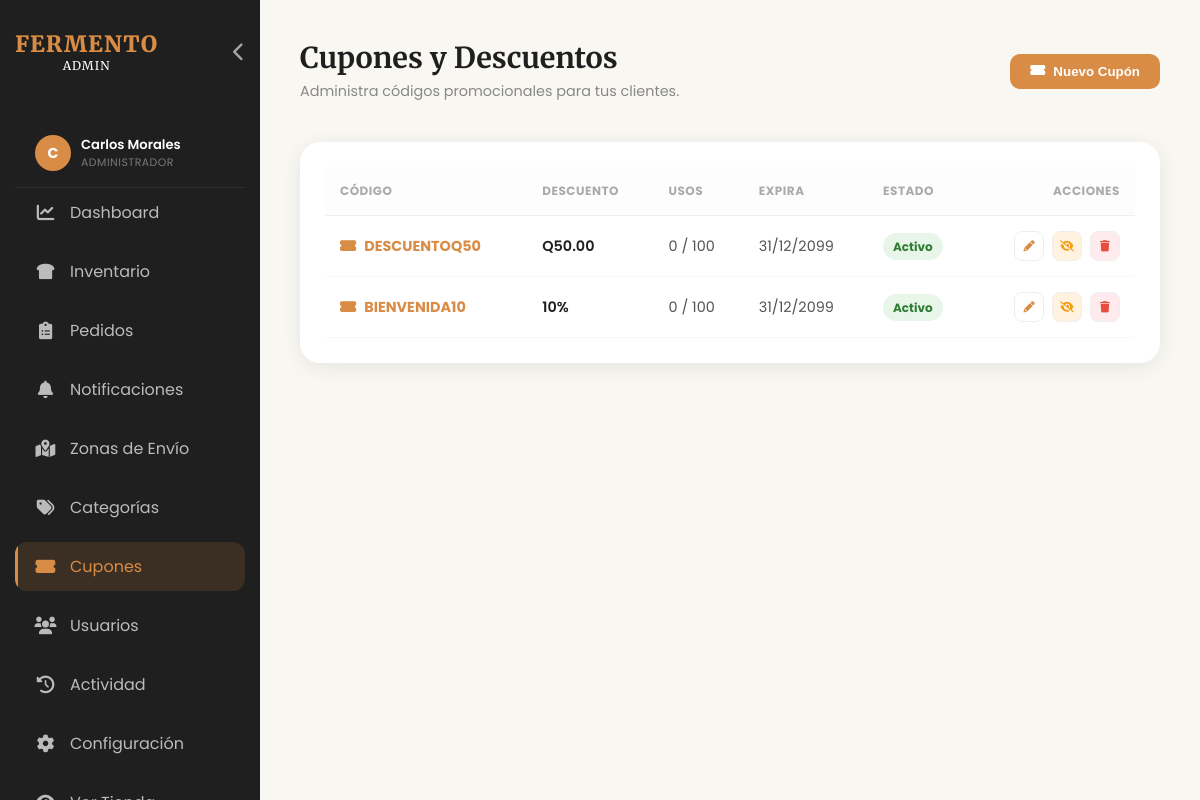
Page /admin/cupones.php (signed in) on the committed database.
### tables this page shows
CREATE TABLE `cupones` (
  `id`             INT(11)       NOT NULL AUTO_INCREMENT,
  `codigo`         VARCHAR(50)   NOT NULL,
  `tipo`           ENUM('porcentaje','fijo') NOT NULL DEFAULT 'porcentaje',
  `valor`          DECIMAL(10,2) NOT NULL,
  `fecha_expira`   DATE          DEFAULT NULL,
  `usos_maximos`   INT(11)       DEFAULT 100,
  `usos_actuales`  INT(11)       DEFAULT 0,
  `activo`         TINYINT(1)    DEFAULT 1,
  PRIMARY KEY (`id`),
  UNIQUE KEY `uq_cupones_codigo` (`codigo`)
);

### admin/cupones.php (the view, shortened to what this page needs)
<?php
require '../includes/config.php';
include 'includes/admin_header.php';
include 'includes/admin_nav.php';
$cupones = $pdo->query("SELECT * FROM cupones ORDER BY id DESC")->fetchAll(PDO::FETCH_ASSOC);
?>
<div class="page-header">
    <div class="page-title">
        <h1>Cupones y Descuentos</h1>
        <p>Administra códigos promocionales para tus clientes.</p>
    </div>
    <button onclick="toggleModal('crear')" class="btn-new">
        <i class="fas fa-ticket-alt"></i> Nuevo Cupón
    </button>
</div>
<div style="background:white; border-radius:20px; padding:25px; box-shadow:var(--shadow); overflow-x:auto;">
    <table style="width:100%; border-collapse:collapse; text-align:left;">
        <thead>
            <tr style="background:#f8f9fa;">
                <th style="padding:15px; font-size:0.75rem; text-transform:uppercase; color:#aaa; font-weight:700;">Código</th>
                <th style="padding:15px; font-size:0.75rem; text-transform:uppercase; color:#aaa; font-weight:700;">Descuento</th>
                <th style="padding:15px; font-size:0.75rem; text-transform:uppercase; color:#aaa; font-weight:700;">Usos</th>
                <th style="padding:15px; font-size:0.75rem; text-transform:uppercase; color:#aaa; font-weight:700;">Expira</th>
                <th style="padding:15px; font-size:0.75rem; text-transform:uppercase; color:#aaa; font-weight:700;">Estado</th>
                <th style="padding:15px; font-size:0.75rem; text-transform:uppercase; color:#aaa; font-weight:700; text-align:right;">Acciones</th>
            </tr>
        </thead>
        <tbody>
            <?php if (empty($cupones)): ?>
            <tr>
                <td colspan="6" style="padding:30px; text-align:center; color:#888;">No hay cupones registrados.</td>
            </tr>
            <?php else: ?>
            <?php foreach($cupones as $c): ?>
            <tr style="border-bottom:1px solid #f0f0f0;">
                <td style="padding:15px; font-weight:700; color:var(--accent-toast);">
                    <i class="fas fa-ticket-alt" style="margin-right:5px; color:#D98C45;"></i> <?php echo htmlspecialchars($c['codigo']); ?>
                </td>
                <td style="padding:15px; font-weight:600;">
                    <?php
                        echo $c['tipo'] === 'porcentaje'
                            ? number_format($c['valor'], 0) . '%'
                            : 'Q' . number_format($c['valor'], 2);
                    ?>
                </td>
                <td style="padding:15px; font-size:0.9rem; color:#555;">
                    <?php echo $c['usos_actuales']; ?> / <?php echo $c['usos_maximos'] ? $c['usos_maximos'] : '∞'; ?>
                </td>
                <td style="padding:15px; font-size:0.9rem; color:#555;">
                    <?php echo $c['fecha_expira'] ? date('d/m/Y', strtotime($c['fecha_expira'])) : 'Nunca'; ?>
                </td>
                <td style="padding:15px;">
                    <?php if ($c['activo']): ?>
                        <span style="background:#e8f5e9; color:#2e7d32; padding:5px 10px; border-radius:50px; font-size:0.75rem; font-weight:700;">Activo</span>
                    <?php else: ?>
                        <span style="background:#ffebee; color:#c62828; padding:5px 10px; border-radius:50px; font-size:0.75rem; font-weight:700;">Inactivo</span>
                    <?php endif; ?>
                </td>
                <td style="padding:15px; text-align:right;">
                    <div style="display:flex; gap:8px; justify-content:flex-end;">
                        <button onclick='toggleModal("editar", <?php echo json_encode($c); ?>)' title="Editar"
                                style="width:30px;height:30px;border-radius:8px;border:1px solid #eee;background:white;cursor:pointer;display:flex;align-items:center;justify-content:center;">
                            <i class="fas fa-pencil-alt" style="font-size:0.7rem;color:var(--accent-toast);"></i>
                        </button>
                        <form method="POST" style="display:inline;">
                            <button type="submit" style="width:30px;height:30px;border-radius:8px;border:1px solid #eee;background:<?php echo $c['activo']?'#fff3e0':'#e8f5e9'; ?>;cursor:pointer;display:flex;align-items:center;justify-content:center;" title="<?php echo $c['activo']?'Desactivar':'Activar'; ?>">
                                <i class="fas <?php echo $c['activo']?'fa-eye-slash':'fa-eye'; ?>" style="font-size:0.7rem;color:<?php echo $c['activo']?'#f39c12':'#27ae60'; ?>;"></i>
                            </button>
                        </form>
                        <form method="POST" style="display:inline;" onsubmit="return confirm('¿Eliminar este cupón?');">
                            <button type="submit" style="width:30px;height:30px;border-radius:8px;border:1px solid #eee;background:#ffebee;cursor:pointer;display:flex;align-items:center;justify-content:center;" title="Eliminar">
                                <i class="fas fa-trash" style="font-size:0.7rem;color:#e74c3c;"></i>
                            </button>
                        </form>
                    </div>
                </td>
            </tr>
            <?php endforeach; ?>
            <?php endif; ?>
        </tbody>
    </table>
</div>
<?php include 'includes/admin_footer.php'; ?>

### admin/assets/css/admin-new.css (style rules this page uses)
:root { --bg-cream: #F9F7F2; --text-black: #1F1F1F; --accent-toast: #D98C45; --accent-light: #F2D5B5; --sidebar-width: 260px; --white: #ffffff; --gray-light: #f4f4f4; --success: #27ae60; --warning: #f1c40f; --danger: #e74c3c; --shadow: 0 4px 20px rgba(0,0,0,0.08); }
* { box-sizing: border-box; margin: 0; padding: 0; }
body { font-family: 'Poppins', sans-serif; background-color: var(--bg-cream); color: var(--text-black); display: flex; min-height: 100vh; }
.page-header { margin-bottom: 40px; display: flex; justify-content: space-between; align-items: center; flex-wrap: wrap; gap: 20px; }
.page-title h1 { font-family: 'Merriweather', serif; font-size: 1.8rem; margin-bottom: 5px; }
.page-title p { color: #888; font-size: 0.9rem; }
table { width: 100%; border-collapse: collapse; }
th { background: #fdfdfd; padding: 15px 20px; text-align: left; font-size: 0.75rem; text-transform: uppercase; letter-spacing: 0.5px; color: #999; border-bottom: 1px solid #f0f0f0; }
td { padding: 15px 20px; border-bottom: 1px solid #f8f8f8; font-size: 0.9rem; }
.btn-new { background: var(--accent-toast); color: white; padding: 10px 20px; border-radius: 10px; text-decoration: none; font-weight: 600; display: inline-flex; align-items: center; gap: 8px; border: none; cursor: pointer; transition: background 0.25s ease, transform 0.2s cubic-bezier(0.34, 1.56, 0.64, 1), box-shadow 0.25s ease; position: relative; overflow: hidden; }
.btn-new::after { content: ''; position: absolute; width: 120%; height: 120%; left: -10%; top: -10%; background: rgba(255,255,255,0.15); transform: scaleX(0); transform-origin: left; transition: transform 0.35s ease; border-radius: inherit; }
tbody tr { transition: background 0.2s ease, transform 0.2s ease; }

### rows in the picture
cupones: codigo "DESCUENTOQ50", valor "50.00", usos_actuales "0", usos_maximos "100", fecha_expira "31/12/2099", activo "Activo"
cupones: codigo "BIENVENIDA10", valor "10", usos_actuales "0", usos_maximos "100", fecha_expira "31/12/2099", activo "Activo"

### other values in the picture
substr($_SESSION['user_nombre'] ?? $_SESSION['nombre'] ?? 'A', 0, 1) "C"
$_SESSION['user_nombre'] "Carlos Morales"
$rolLabels[$_SESSION['user_rol'] ?? 'admin'] "ADMINISTRADOR"
